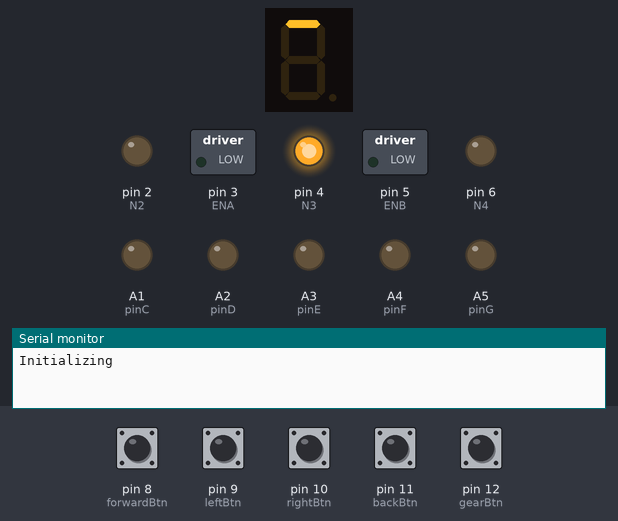
A sketch run on a simulated Arduino Uno, built with avr-gcc and run on an emulated ATmega328P. On the bench: 1-digit seven-segment display, switched loads named in the sketch (green lamp = pin HIGH), output pins drawn as LEDs (lit = HIGH), the last lines printed to the serial monitor. Wiring (inferred from the names in the program): 1-digit 7-segment display, segments lit when HIGH: segments pin 13, pin 12, pin 11, pin 10, pin 9, pin 8, pin 7, A0. The inputs (shaded band) are chosen by the test bench; at power-on: pin 8 (forwardBtn), pin 9 (leftBtn), pin 10 (rightBtn), pin 11 (backBtn), pin 12 (gearBtn) HIGH. The segment pins are drawn as the display they are named for; pins used as bus, display or sensor lines are not drawn.

Above: at 1.2 s.
1.3 s: pin 12 (gearBtn) pulled LOW for 1 s
At 3.4 s:
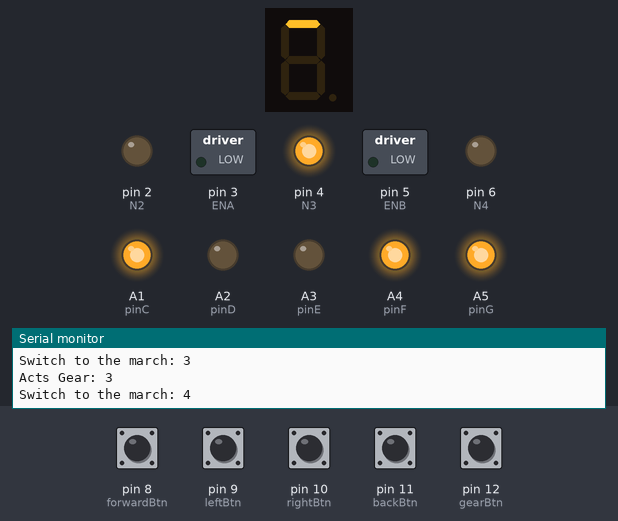
3.8 s: pin 8 (forwardBtn) pulled LOW for 0.15 s
At 3.87 s:
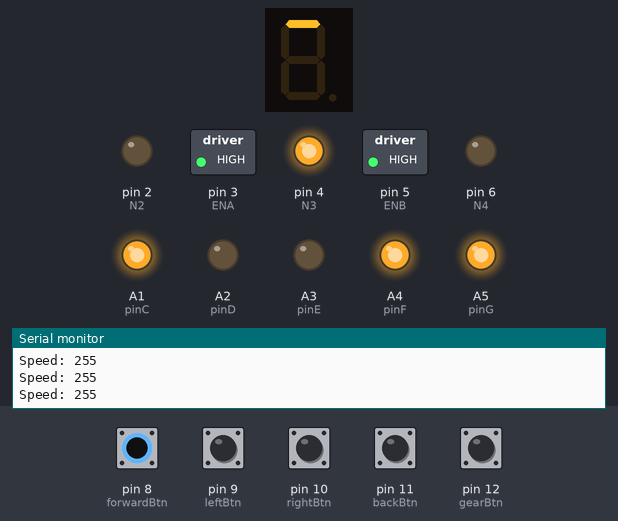
5.4 s: pin 9 (leftBtn) pulled LOW for 0.15 s
At 6.4 s:
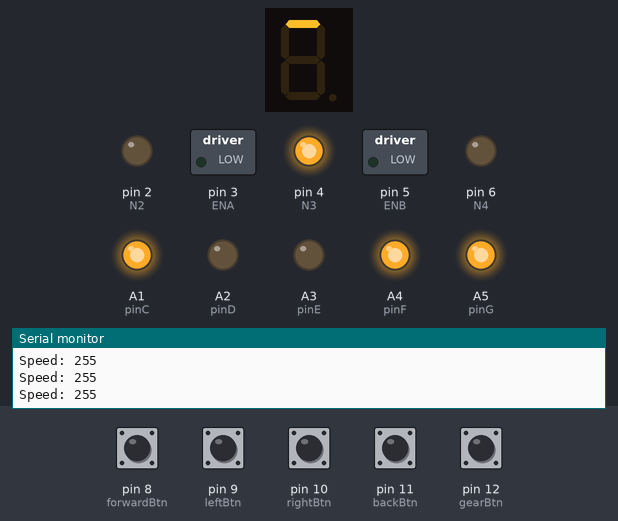
7.0 s: pin 10 (rightBtn) pulled LOW for 0.15 s
At 7.07 s:
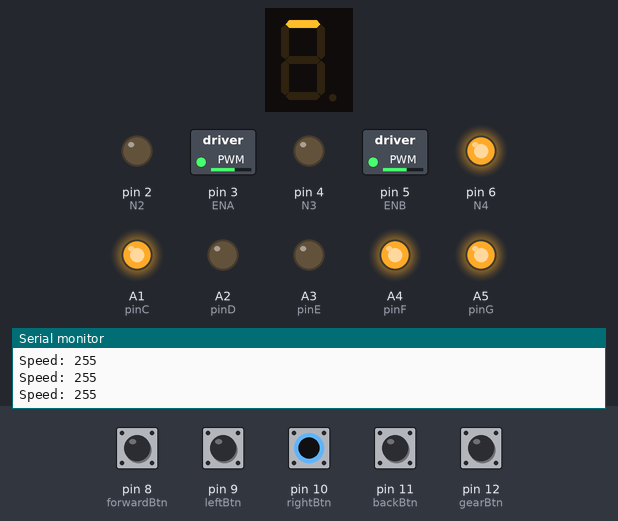
8.6 s: pin 11 (backBtn) pulled LOW for 0.15 s
At 9.9 s:
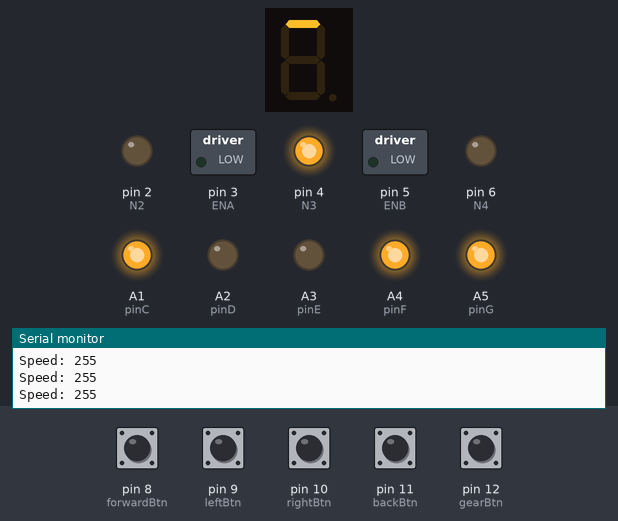
10.2 s: pin 8 (forwardBtn) pulled LOW for 1 s
At 10.6 s:
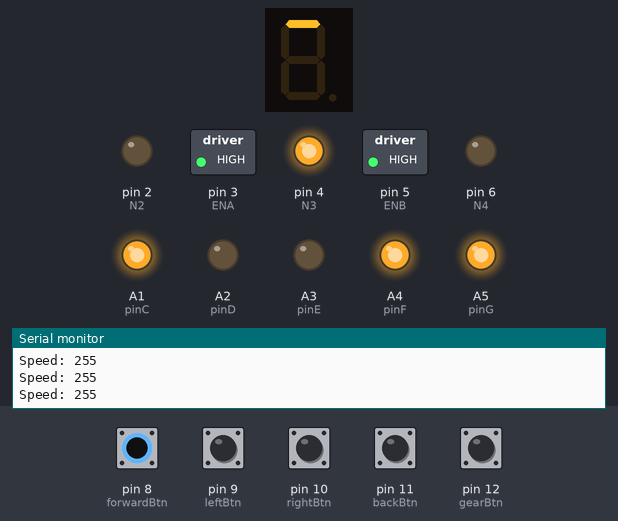
Timing chart, 0 to 13.2 s (numbered marks = the images above; inputs shaded):
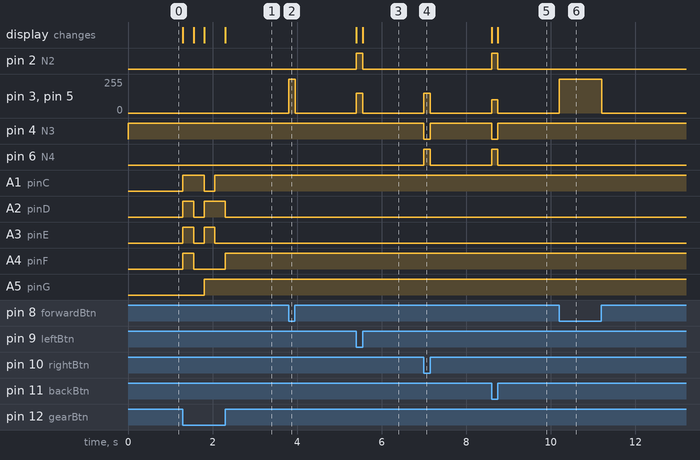

The sketch:

logic-of-the-gears-with-display.ino
```cpp
/*
  CAR DESIGN WITH GEAR AND DISPLAY TO SHOW THE EXCHANGE OF GEARS
   Start: 05/03/2021
   Updated: May 21, 2021
   Lesson 01: Logic of marches

   materials:
   01 - 1 x Arduino UNO
   02 - 5 x Buttons
   03 - M-M jumper cables | M-F
   04 - 2 x Wheel motors
   05 - 1 x Bridge H L298D
   06 - 1 x Chassis
   07 - 1 x Boba Wheel
   08 - 1 x 7-segment display
   09 - 2 x 18650 battery
   10 - 1 x Battery holder 18650
   11 - 1 x Keys On/Off
   12 - 1 x Green Led
   13 - 1 x Resistor 220Ohm
   14 - 2 x Resistor 330Ohm
*/

//Pins H bridge
//Left engine
byte ENA = 3, N1 = 13, N2 = 2;
//Right engine
byte ENB = 5, N3 = 4, N4 = 6;

//pin button
byte forwardBtn = 8, leftBtn = 9, rightBtn = 10, backBtn = 11, gearBtn = 12;

//pin light
byte ledGear = 7, numGear = 0;

#define backSpeed 100 //Speed of the back
#define speedTurn 150 //Speed of the turn

bool changerGear = false, y = false;

byte speedMax;

void setup()
{
  Serial.begin(9600);
  Serial.println("Initializing");

  for (byte pin = 2; pin <= 19; pin++) {
    pinMode(pin, OUTPUT); // Initializing by setting all ports to output
  }
  for (byte pin = 8; pin <= 12; pin++) {
    pinMode(pin, INPUT_PULLUP); // Setting the buttons for Arduino's built-in pull-up resistors
  }
  digitalWrite(ledGear, LOW); // The LED indicating the gear change starts off
}

void loop()
{
  if (!digitalRead(gearBtn))
  { // If the pass-the-gear button is pressed, the gear box will be activated and the gear function is called
    changerGear = true;
    gear();
  }

  if (!digitalRead(forwardBtn))
  {
    if (numGear > 0)
    {
      forwardCar(speedMax);
    }
    else
    {
      changerGear = true;
      gear();
    }
  }

  else if (!digitalRead(leftBtn)) leftCar();

  else if (!digitalRead(rightBtn)) rightCar();

  else if (!digitalRead(backBtn)) backCar();

  else stopCar();
}

//Function for change the march
void gear()
{
  while (changerGear)
  {
    Serial.println("Acts Gear: " + String(numGear));
    showGear(numGear); // Displays the gear number on the 7 segment display
    if (!digitalRead(gearBtn))
    { // When you press the button, the indicator LED lights up and the number of gears is increased
      delay(250);
      digitalWrite(ledGear, HIGH);
      numGear++;
      if (numGear > 4)
      {
        if (!y) {
          y = true;
          numGear = 4;
          Serial.println("The next gear is neutral.");
        }
        else {
          y = false;
          numGear = 0;
        }
      }
      Serial.println("Switch to the march: " + String(numGear));
      showGear(numGear); // Shows the gait number on the display
    }
    changerGear = false;
    digitalWrite(ledGear, LOW);
  } //end while
} //end gear

void forwardCar(byte speedMax)
{
  analogWrite(ENA, speedMax);
  digitalWrite(N1, HIGH);
  digitalWrite(N2, LOW);

  analogWrite(ENB, speedMax);
  digitalWrite(N3, HIGH);
  digitalWrite(N4, LOW);

  Serial.println("Speed: " + String(speedMax));
}

void leftCar()
{
  analogWrite(ENA, speedTurn);
  digitalWrite(N1, LOW);
  digitalWrite(N2, HIGH);

  analogWrite(ENB, speedTurn);
  digitalWrite(N3, HIGH);
  digitalWrite(N4, LOW);
}

void rightCar()
{
  analogWrite(ENA, speedTurn);
  digitalWrite(N1, HIGH);
  digitalWrite(N2, LOW);

  analogWrite(ENB, speedTurn);
  digitalWrite(N3, LOW);
  digitalWrite(N4, HIGH);
}

void backCar()
{
  analogWrite(ENA, backSpeed);
  digitalWrite(N1, LOW);
  digitalWrite(N2, HIGH);

  analogWrite(ENB, backSpeed);
  digitalWrite(N3, LOW);
  digitalWrite(N4, HIGH);
}

void stopCar()
{
  analogWrite(ENA, 0);
  digitalWrite(N1, HIGH);
  digitalWrite(N2, LOW);

  analogWrite(ENB, 0);
  digitalWrite(N3, HIGH);
  digitalWrite(N4, LOW);
}

void showGear(byte numGear)
{
  switch (numGear)
  {
    case 0: // neuter
      speedMax = 0;
      //Display(a,c,d,e,f,g);
      Display(1, 1, 1, 1, 1, 0);
      break;

    case 1: // first gear
      speedMax = 70;
      //Display(a,c,d,e,f,g);
      Display(0, 1, 0, 0, 0, 0);
      break;

    case 2: // second gear
      speedMax = 120;
      //Display(a,c,d,e,f,g);
      Display(1, 0, 1, 1, 0, 1);
      break;

    case 3: // third gear
      speedMax = 180;
      //Display(a,c,d,e,f,g);
      Display(1, 1, 1, 0, 0, 1);
      break;

    case 4: // fourth gear
      speedMax = 255;
      //Display(a,c,d,e,f,g);
      Display(0, 1, 0, 0, 1, 1);
      break;
  }
}

void Display(bool a, bool c, bool d, bool e, bool f, bool g)
{
  byte pinA = A0, pinC = A1, pinD = A2, pinE = A3, pinF = A4, pinG = A5; // Setting the display pins
  digitalWrite(pinA, a);
  /*digitalWrite(B, b); Connected on 5V*/
  digitalWrite(pinC, c);
  digitalWrite(pinD, d);
  digitalWrite(pinE, e);
  digitalWrite(pinF, f);
  digitalWrite(pinG, g);
}
```

Measured:
- after the input at 1.3 s, A1 (pinC): LOW → HIGH at once, → LOW 0.50 s later, → HIGH 0.25 s later; A2 (pinD): LOW → HIGH at once, → LOW 0.25 s later, → HIGH 0.25 s later, → LOW 0.50 s later
- after the input at 3.8 s, pin 3 (ENA), pin 5 (ENB): 0/255 → 255/255 at once, → 0/255 0.16 s later
- after the input at 5.4 s, pin 2 (N2): LOW → HIGH at once, → LOW 0.15 s later; pin 3 (ENA), pin 5 (ENB): 0/255 → 150/255 at once, → 0/255 0.15 s later; the display: first changes at once (image 3 shows a later state)
- after the input at 7.0 s, pin 3 (ENA), pin 5 (ENB): 0/255 → 150/255 at once, → 0/255 0.15 s later; pin 4 (N3): HIGH → LOW at once, → HIGH 0.15 s later; pin 6 (N4): LOW → HIGH at once, → LOW 0.15 s later
- after the input at 8.6 s, pin 2 (N2), pin 6 (N4): LOW → HIGH at once, → LOW 0.15 s later; pin 3 (ENA), pin 5 (ENB): 0/255 → 100/255 at once, → 0/255 0.15 s later; pin 4 (N3): HIGH → LOW at once, → HIGH 0.15 s later; the display: first changes at once (image 5 shows a later state)
- after the input at 10.2 s, pin 3 (ENA), pin 5 (ENB): 0/255 → 255/255 at once, → 0/255 1.0 s later
